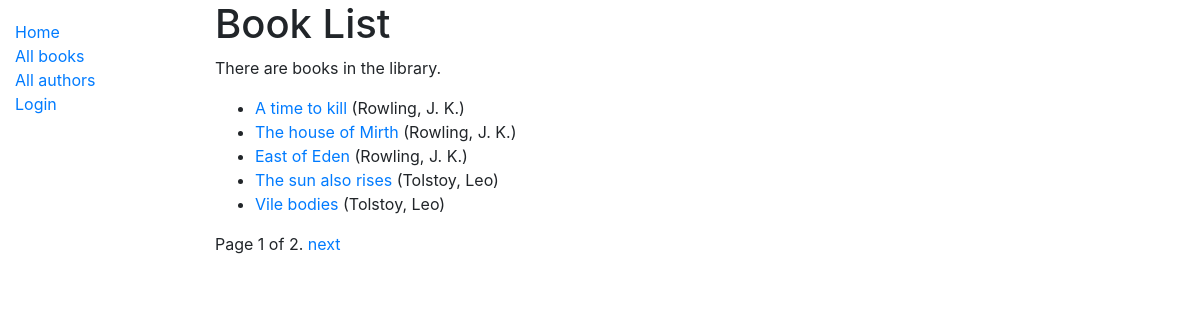
/catalog/books/, run on the app's committed database.
### catalog/models.py (models this page shows, shortened)
class Book(models.Model):
    title = models.CharField(max_length=200)
    author = models.ForeignKey('Author', on_delete=models.SET_NULL, null=True)
    summary = models.TextField(max_length=1000, help_text='Enter a brief description of the book')
    isbn = models.CharField('ISBN', max_length=13,
                            help_text='13 Character <a href="https://www.isbn-international.org/content/what-isbn">ISBN number</a>')
    genre = models.ManyToManyField(Genre, help_text='Select a genre for this book')
    language = models.ForeignKey(Language, help_text='Select a language', on_delete=models.SET_NULL, null=True)
    def get_absolute_url(self):
        return reverse('book-detail', args=[str(self.id)])
    def display_genre(self):
        genres = [genre.name for genre in self.genre.all()]
        return ', '.join(genres)
    display_genre.short_description = 'Genre'

class Author(models.Model):
    first_name = models.CharField(max_length=100)
    last_name = models.CharField(max_length=100)
    date_of_birth = models.DateField(null=True, blank=True)
    date_of_death = models.DateField('Died', null=True, blank=True)
    class Meta:
        ordering = ['last_name', 'first_name']
    def __str__(self):
        return f'{self.last_name}, {self.first_name}'

### catalog/views.py (the view)
# urls.py: path('books/', views.BookListView.as_view(), name='books'),
class BookListView(generic.ListView):
    model = Book
    paginate_by = 5

### catalog/templates/catalog/book_list.html
{% extends "base_generic.html" %}
{% block content %}
  <h1>Book List</h1>
  {% if book_list %}
    <p>There are books in the library.</p>
  <ul>
    {% for book in book_list %}
      <li>
        <a href="{{ book.get_absolute_url }}">{{ book.title }}</a> ({{book.author}})
      </li>
    {% endfor %}
  </ul>
  {% else %}
    <p>There are no books in the library.</p>
  {% endif %}
{% endblock %}

### data on the page
Book: title "A time to kill", author "Rowling, J. K."
Book: title "The house of Mirth", author "Rowling, J. K."
Book: title "East of Eden", author "Rowling, J. K."
Book: title "The sun also rises", author "Tolstoy, Leo"
Book: title "Vile bodies", author "Tolstoy, Leo"

### other printed values
{{ page_obj.number }} "1"
{{ page_obj.paginator.num_pages }} "2"
